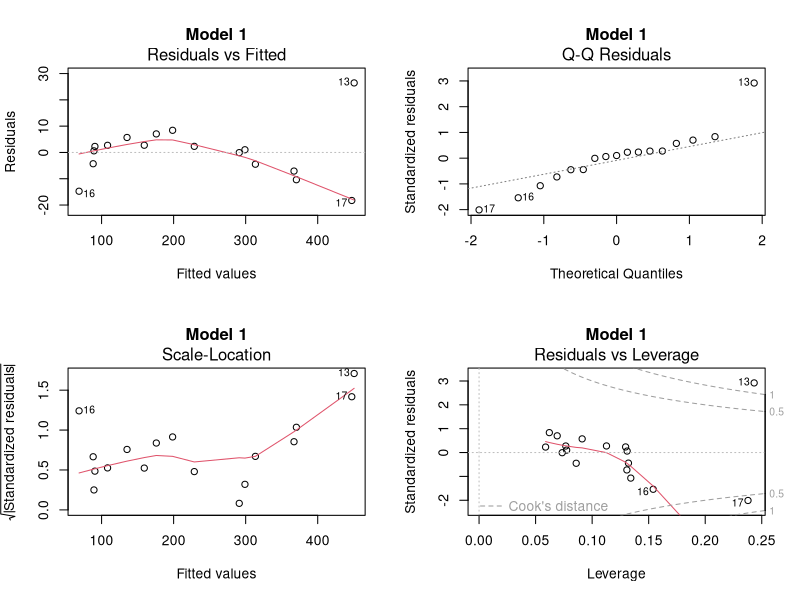
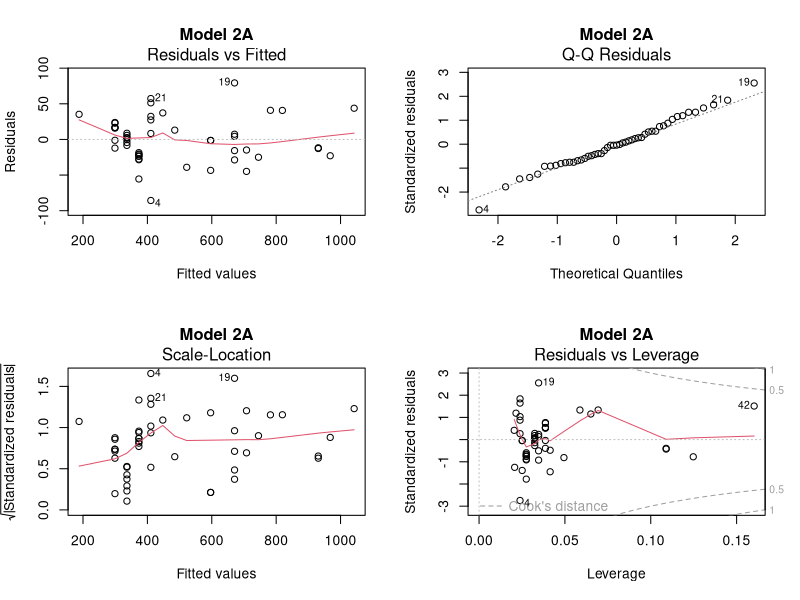
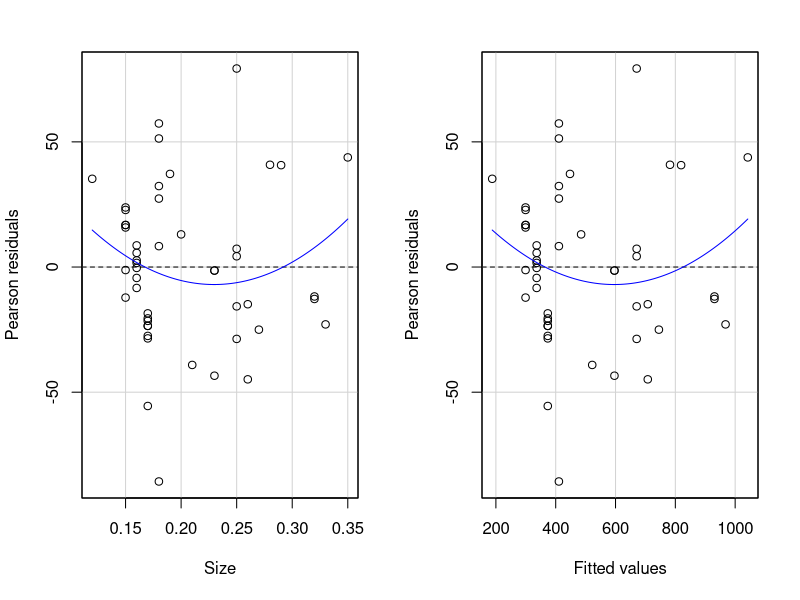
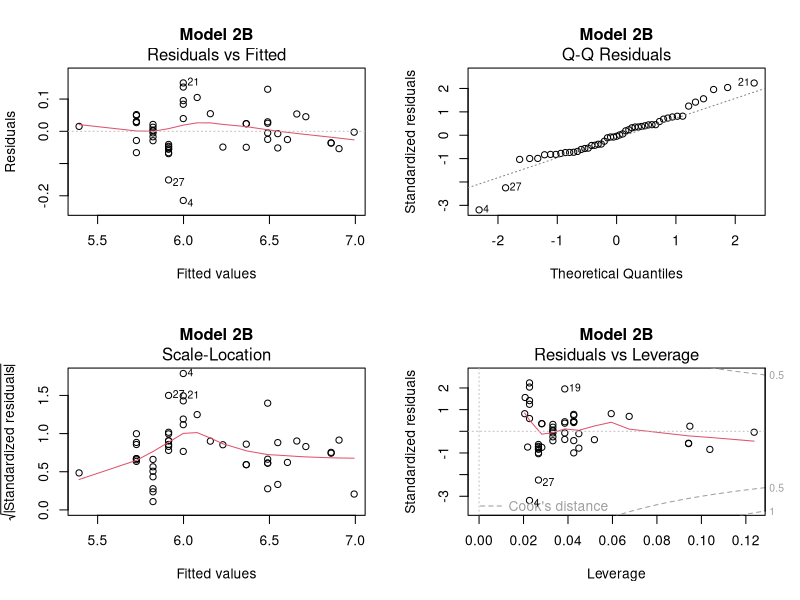
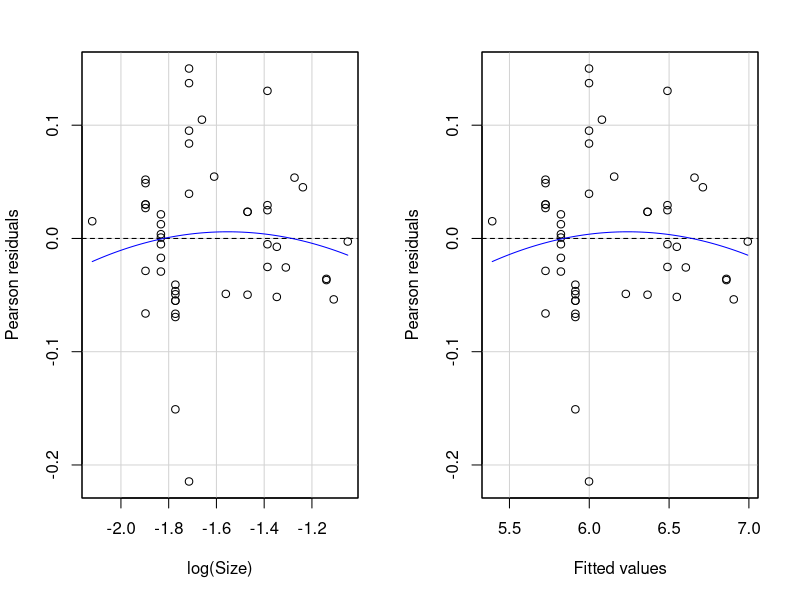
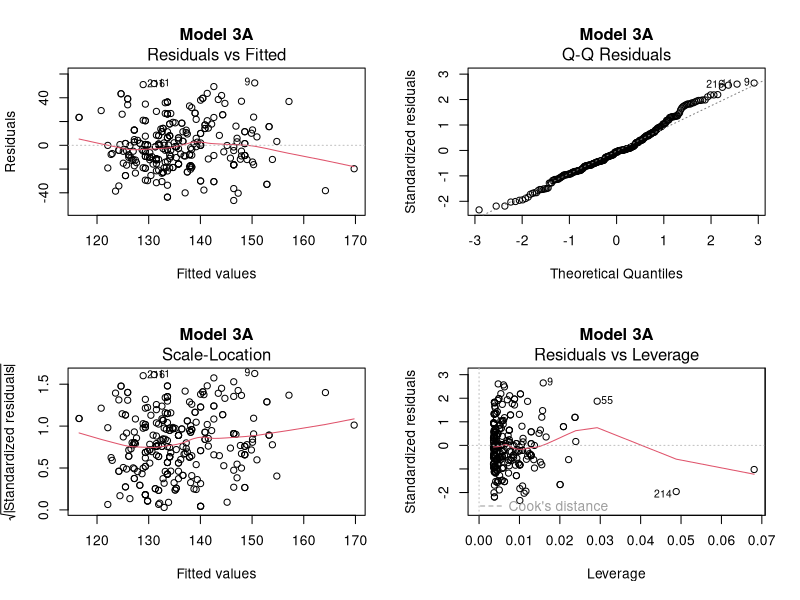
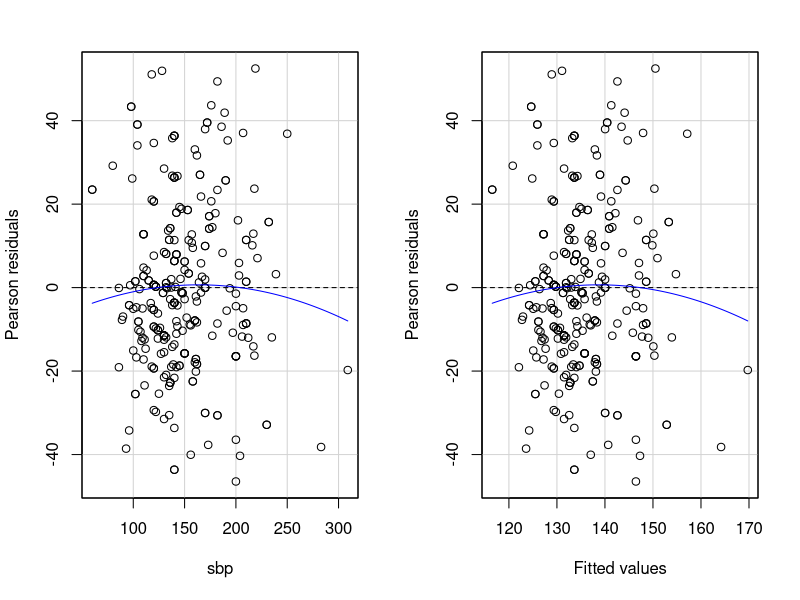
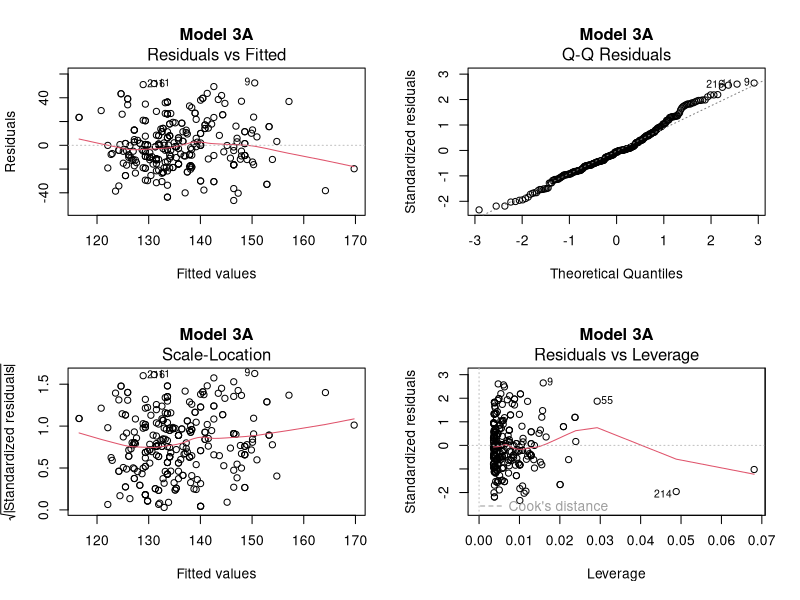

Generate these figures, in order, with R:
# Stats 101A HW 2
## on page 116 & 125 for the Textbook
library(readr)
library(car)
library(ggplot2)

### Problem 1
## 1A)
airdata <- read.table("airfares.txt", header = TRUE)
attach(airdata)
m1a <- lm(Fare ~ Distance)
summary(m1a)
par(mfrow = c(2, 2))
plot(m1a, main = "Model 1")

# Here the intercept is 48.971. Interpretation is if the Distance travelled is 
# zero also then also the fare is 48.971 and the slope is 0.2196. interpretation is if 
# the distance is increased by one unit then the fare will be increased by 0.2196 unit.

# We can see that the R-Squared for both Multiple and Adjusted is aprroximately 99.4% 
# variation of Fare is explained by the Distance. We can therefore say this is a very good
# model to use numerically.

# The Intercept and Distance have p-values of 1.22e-08 & < 2e-16, respectively. We can 
# say that they are statistically significant.

# We conclude that we can use Distance to predict Fare. Therefore, we can the critique of
# the model is correct.

# However, We need to transform variables since it doesn't satisfy the linear assumptions.


## 1B)
# From the scatterplot of Distance that measures Fare, we can see there is a strong 
# correlation relationship between these two variables. As Distance increases (x-axis),
# we can see Fare (y-axis) increase along with our Predictor.

# From the residual plot, it shows a non-random pattern. If we apply the log 
# transformation to the Distance, we can create a better model.



### Problem 2
## 2A.1)
diamdata <- read.table("diamonds.txt", header = TRUE)
attach(diamdata)
m2a1 <- lm(Price ~ Size)
summary(m2a1)
par(mfrow = c(2, 2))
plot(m2a1, main = "Model 2A")
residualPlots(m2a1)


## 2A.2)
# Some weaknesses include that the data it is also seen that the model is not perfectly 
# linear, thus it may not give an accurate representation of the model. Price can 
# depend on many things besides Size, and this may lead to some misleading results.


## 2B.1)
m2b1 <- lm(log(Price) ~ log(Size))
summary(m2b1)
par(mfrow = c(2, 2))
plot(m2b1, main = "Model 2B")
residualPlots(m2b1)


## 2B.2)
# Some weaknesses include that the data after the log transformation has a much lower
# R-Squared, both Multiple and Adjusted, are slightly lower than Part A's model. 
# Part B's model has a much more non-random pattern compared to Part A's model. 
# Another possible weakness is that if this log model is done by hand rather than 
# using RStudio, it will be much more complicated to find the results. Another weakness
# is that the data utilizes Price to be predicted by Size. This is not always the best
# case as there are other factors that could be used to predict Price.


## 2C)
# We see that the the Multiple R-Squared (97.85%) and Adjusted R-Squared (97.8%) for the
# model Part A is better compared to the model Part B of Multiple R-Squared (97.1%) and 
# Adjusted R-Squared (97.04%). Part A's model has a better explanation of variation in 
# its model compared to Part B's model. I used the log transformation for both variables
# in Part B's model, but it appears Part A's model is better.



### Problem 3
## 3a)
echodata <- read_csv("echo1.csv")
attach(echodata)
m3a <- lm(basebp ~ sbp)
summary(m3a)
par(mfrow = c(2, 2))
plot(m3a, main = "Model 3A")
residualPlots(m3a)

# We can see from the Normal Q-Q plot that it is mostly linear, but not perfectly linear,
# indicating that it is not perfectly random. We can say it is more or less of Normally
# Distributed given our model, and it is somewhat linear model.


## 3b)
anovaecho <- aov(basebp ~ sbp)
summary(anovaecho)

# We find R^2 = 1 - (RSS/SST), and SST = RSS + SSreg -->SST = 18065 + 110466 = 128531 &
# R^2 = 1 - (110466/128531) = 0.1405
RSS <- 110466
SST <- (110466 + 18065)
R_sq <- (1 - (RSS/SST))
R_sq

# Null Hypothesis: the coefficient equals to zero --> REJECT (for p-value < 0.05)
# For F-tests, the NULL HYPOTHESIS: All coefficients equal to zero
# We see that the  p-value < 0.05. We can see that the p-value under the F-statistic 
# is 9.71e-11. Since the p-value is less that 0.05, we therefore REJECT the Null 
# Hypothesis. 

### F-Stat calculation:
# F = MSR/MSE = (SSR/1)/(SSE/227) = SSR/SSE * 277 = SSR/(SST - SSR)*277
# R^2 = SSR/SST
# F = (SST*R^2)/ (SST - SST*R^2) *277 = R^2/(1-R^2)*277
# F = R^2/(1 - R^2)*277
n <- nrow(echodata)
F_stat <- (0.1405)/((1-0.1405)/(n - 2))
F_stat
# We also see that the F-value is 45.3. We see the F-value & F-table both are the same.
# From this, we can see we REJECT the Null Hypothesis.

# Se^2 = Var(Y)*(1 - r^2)
# SSE = (1 - R^2)*SST --> SSE = (1 - r^2)*SST --> divide by (n - 1) --> SSE/(n - 1) = 
# (1 - r^2)*(SST/(n - 1)) --> SSE/(n - 2) = Se^2 --> but SSE/(n - 1) = (1 - r^2)*Var(Y)
SSE <- (1 - R_sq)*SST
Se2_true <- (SSE/(n - 2))
Se2_estim <- var(basebp)*(1 - R_sq)
Se2_true
Se2_estim

# We see that it is approximately the same for both Se^2 because the difference is 
# from (n - 2) vs. (n - 1). This essentially true for Se^2.


## 3c)
# (Adjusted) R^2 = 1 - (1 - R^2)*((n-1)/(n - p - 1))
# (Adjusted) R^2 = 1 - [RSS / (n - p - 1)] / [SST / (n-1)] --> (Adjusted) R^2 = 0.1374
R_sq_adj <- 1 - (1 - 0.1405)*((n - 1)/(n - 2))
R_sq_adj
R_sq

# The reason why R^2 (Adjusted) is lower than R^2 (Multiple) is because it takes into 
# account for the Parameter. The more Parameters you have, the lower the R^2 (Adjusted)
# is. If there was no Parameter, which is not possible for any linear model, then both
# R^2 (Multiple) and R^2 (Adjusted) will be approximately equal.


## 3d)
par(mfrow = c(2, 2))
plot(m3a, main = "Model 3A")

# We can see from the Residuals vs. Fitted plot has no distinct pattern across the horizontal
# line, indicating there is not a non-linear relationship and has linearity. The Normal
# Q-Q plot shows us the residuals are Normally distributed, which is a good sign for our
# model. The Scale-Location plot tells us the assumption of equal variance (homoscedasticity).
# We see from this plot that it does satisfy our assumption for homoscedasticity because the
# points are equally spread across the horizontal line. Lastly, the Residuals vs. Leverage
# plot helps us find possible outliers/good leverages/bad leverages, such as 9, 55, 214.


## 3e)
# Find hatvalues
hatv <- hatvalues(m3a)
LV <- ifelse(hatv >= 2*mean(hatv), "YES", "NO")
table(LV)

# Find standardized residuals
std.error <- rstandard(m3a)
OL <- ifelse(abs(std.error) >= 2, "YES", "NO")
table(OL)

# Combine the table
table(LV, OL)


## 3f)
gg <- data.frame(hatv, std.error)
ggplot(gg, aes(x = hatv, y = std.error)) +
  geom_point() +
  geom_hline(yintercept = 2, color = "red") +
  geom_hline(yintercept = -2, color = "red") +
  geom_vline(xintercept = 2*mean(hatv), color = "blue")



# Problem 4
## 4a)
# Use inverse response plot
par(mfrow = c(1,1))
inverseResponsePlot(m3a)

m4a <- lm(basebp^(1.5) ~ sbp)
summary(m4a)
par(mfrow = c(2,2))
plot(m4a, main = "Model 4A")

# We can see that Model 4A in Problem 4a is slightly better because you can see the 
# Multiple R^2 is 0.1408 & Adjusted R^2 is 0.1377, compared to 0.1405 & 0.1374 respectively
# for Model 3 in Problem 3a. Overall, they are pretty similar, except that Model 4A is 
# 0.003 better in terms of R^2.


## 4b)
summary(powerTransform(cbind(basebp, sbp) - 1))
# We accept the assumption lamda = c(0, 0), and the LRT shows the parameters are equal
# to zero for all log transformations. 

# Choose lambda = (0, 0), which means log(x) and log(y)
m4b <- lm(log(basebp) ~ log(sbp))
summary(m4b)
par(mfrow = c(2, 3))
plot(m4b, Main = "Model 4B")

# We can see that Model 4B in Problem 4b is worse because you can see the 
# Multiple R^2 is 0.1333 & Adjusted R^2 is 0.1302, compared to 0.1405 & 0.1374 respectively
# for Model 3 in Problem 3a. Overall, Model 3 is a better choice for the than Model 4B.



# Problem 5
## 5a)
salmondata <- read.table("salmon.txt", header = TRUE)

# From the table we can get the F-value and Pr(>F)
# SST = (n - 1)*Var(Y)
# SSR = R2 * SST
# SSE = SST - SSR
# MSR = SSR/df1
# MSE = SSE/df2

n <- nrow(salmondata)
df1 <- 1
df2 <- 98
R2 <- 0.2915
variance_y <- 2138.142


SST = (n - 1)*variance_y
SSR = R2 * SST
SSE = SST - SSR
MSR = SSR/df1
MSE = SSE/df2

SST
SSR
SSE
MSR
MSE

# F-value: 40.32
# Pr(>F): 6.747e-09
# SST: 211676.1
# SSR: 61703.57
# SSE: 149972.5
# MSR: 61703.57
# MSE: 1530.332

anova(lm(salmondata$Marine ~ salmondata$Freshwater))


## 5b)
S_xx <- (100 - 1)*676.0541
x_bar <- 117.9

h_4 <- (1/100) + ((86 - x_bar)^2 / S_xx)
h_4 > (4/100)

h_41 <- (1/100) + ((84 - x_bar)^2 / S_xx)
h_41 > (4/100)

h_53 <- (1/100) + ((179 - x_bar)^2 / S_xx)
h_53 > (4/100)

# We see that the Observation 53 is a Leverage Point.


## 5c)
# Se = sqrt(SSE/(n-2))

Se <- sqrt(SSE/(n - 2))
Se

e_4 <- 506 - (511.3656 - (0.9602 * 86))
r_4 <- e_4 / (Se * sqrt(1 - h_4))
r_4 >= 2

e_41 <- 511 - (511.3656 - (0.9602 * 84))
r_41 <- e_41 / (Se * sqrt(1 - h_41))
r_41 >= 2

e_53 <- 407 - (511.3656 - (0.9602 * 179))
r_53 <- e_53 / (Se * sqrt(1 - h_53))
r_53 >= 2

# We see that Observation 41 is an Outlier.


## 5d)
# 4 - (iv) Not a leverage point nor an outlier (ordinary)
# 41 - (ii) An outlier but Not a leverage point
# 53 - (iii) A good leverage point